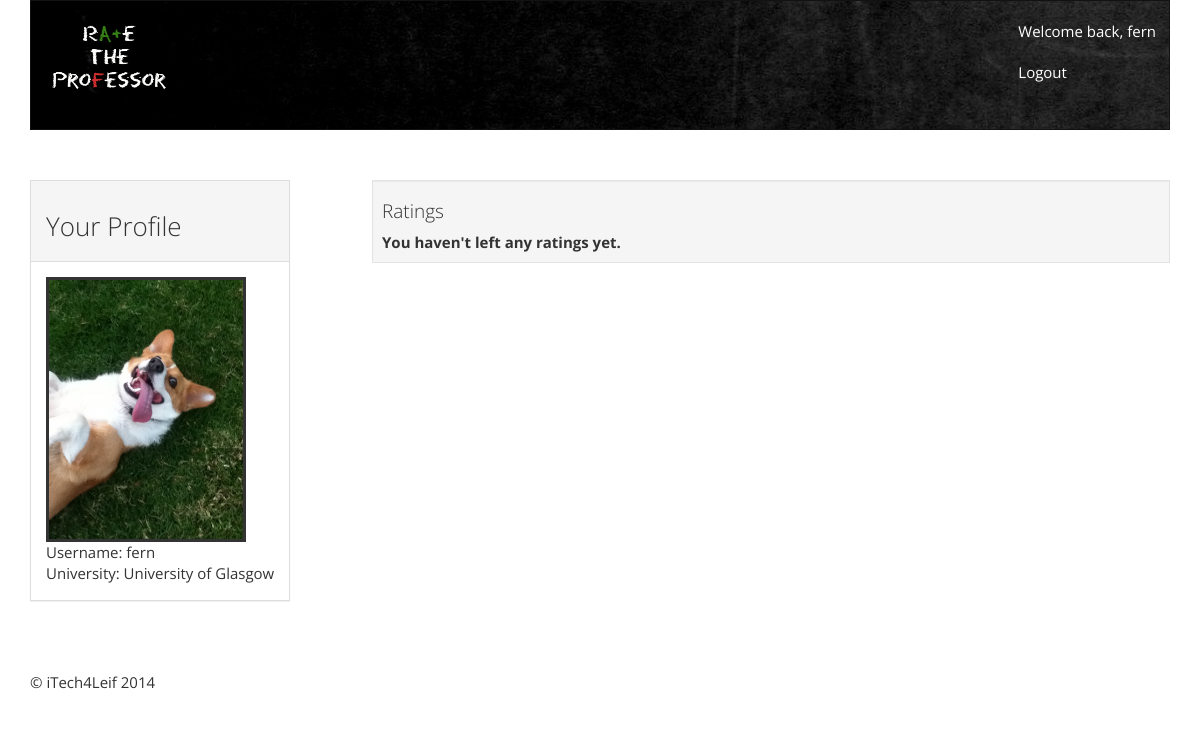
Screenshot of /rate_the_professor/user/ (signed in) with the database file from the repository.
### rate_the_professor/models.py (models this page shows, shortened)
class UserProfile(models.Model):
    user = models.OneToOneField(User)
    university = models.ForeignKey(University)
    picture = models.ImageField(upload_to='users', blank=True)

class University(models.Model):
    uni_name = models.CharField(max_length=256, unique=True)
    website_url = models.URLField()
    def __unicode__(self):
        return self.uni_name

### rate_the_professor/views.py (the view)
def user(request):
    context = RequestContext(request)
    user_id = request.user.id
    context_dict = {'user_id': user_id}
    try:
        user = User.objects.get(id=user_id)
        context_dict['user'] = user
        context_dict['user_profile'] = UserProfile.objects.get(user=user)
        ratings = Rating.objects.filter(user=user_id)
        context_dict['ratings'] = ratings
    except User.DoesNotExist:
        pass
    return render_to_response('rate_the_professor/user.html', context_dict, context)

### templates/rate_the_professor/user.html (shortened to what this page needs)
{% extends 'rate_the_professor/base.html' %}
{% load static %}
{% block body_block %}
    {% if user %}
   <div class="panel panel-default">
     <div class="panel-heading"><h3>Your Profile</h3></div>
              <div class="panel-body" >
          <table>
                    <tr><td><div class="profpic">
                <img src="/media/{{ user_profile.picture }}" width="200px">
                   </div></td></tr>
                    <tr><td>Username: {{ user.username }} </td></tr>
                    <tr><td>University: {{ user_profile.university }}</td></tr>
                </table>
       </div>
  </div>
   <div class="well well-sm">
            <h4>Ratings</h4>
            {% if ratings %}
                <ul>
                    {% for rating in ratings %}
                    <li>{{ rating.comment }}</li>
                    {% endfor %}
                </ul>
            {% else %}
                <strong>You haven't left any ratings yet.</strong>
            {% endif %}
        </div>
    {% else %}
        The specified user {{ user }} does not exist!
    {% endif %}
{% endblock %}

### templates/rate_the_professor/base.html (shortened to what this page needs)
{% load static %}
<!DOCTYPE html>
<html>
<head>
	<link href="{% static 'css/bootstrap.css' %}" rel="stylesheet">
	<link href="{% static 'css/bootstrap.min.css' %}" rel="stylesheet" media="screen">
</head>
<body>
	<div class="container">
		<div class="navbar navbar-default";>
			<div class="navbar-header">
				<a href="/rate_the_professor/"><img src="{% static 'img/logo.png' %}" class="navbar-brand"></a>
			</div>
			<div class="login-area">
				{% if user.is_authenticated %}
                <div class="navbar-right">
                    <form action="/rate_the_professor/user/">
					    <button class="btn btn-default">Welcome back,  {{ user.username }}</button>
					</form>
					<form action="/rate_the_professor/logout/">
					    <button type="submit" value="Logout" class="btn btn-default">Logout</button>
					</form>
				</div>
				{% endif %}
			</div>
		</div>
        <div>
            {% block body_block %}{% endblock %}
        </div>
	</div>
	<footer>
		<div class="container">
			<p>&copy; iTech4Leif 2014</p>
		</div>
	</footer>
</body>
</html>

### templates/rate_the_professor/user.html (style rules this page uses)
.well-sm { width:70%; float:right; }
.panel-default { float:left; size:25%; }

### rows the page displays
UserProfile: picture (picture), university "University of Glasgow"

### other values shown
{{ user.username }} "fern"
